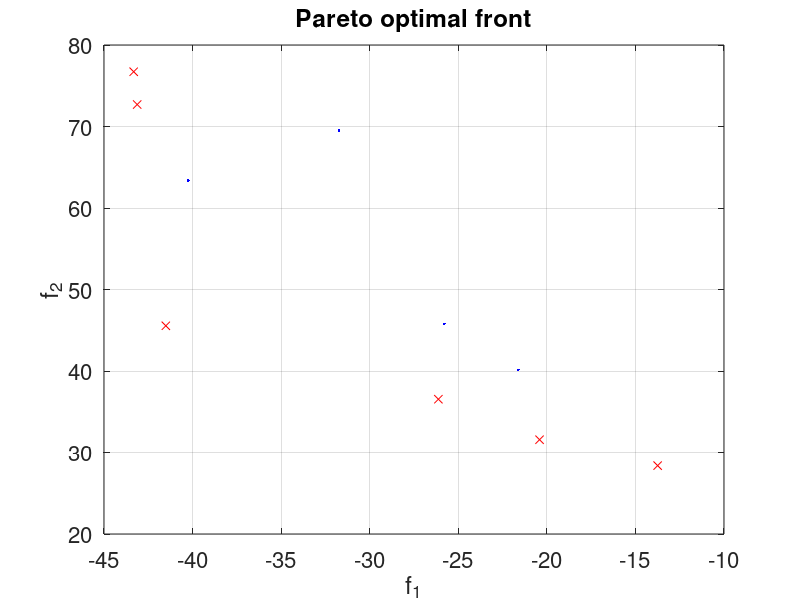
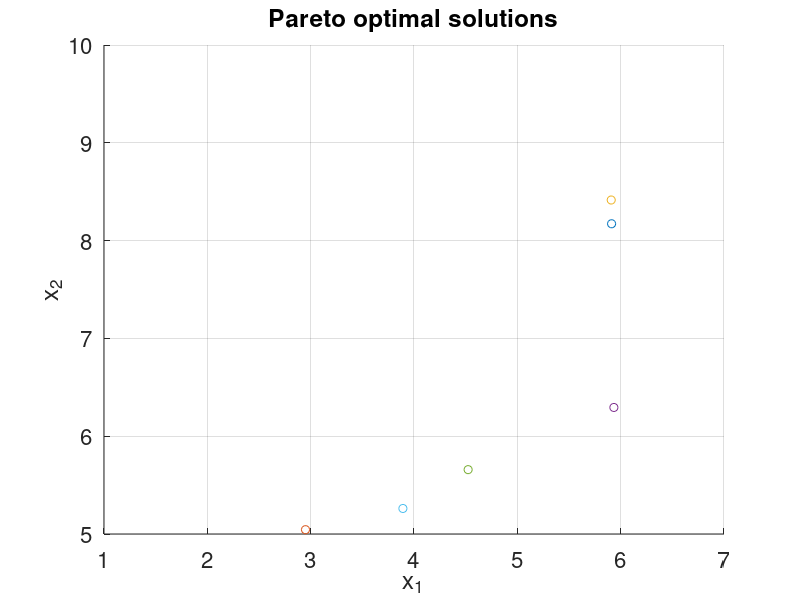
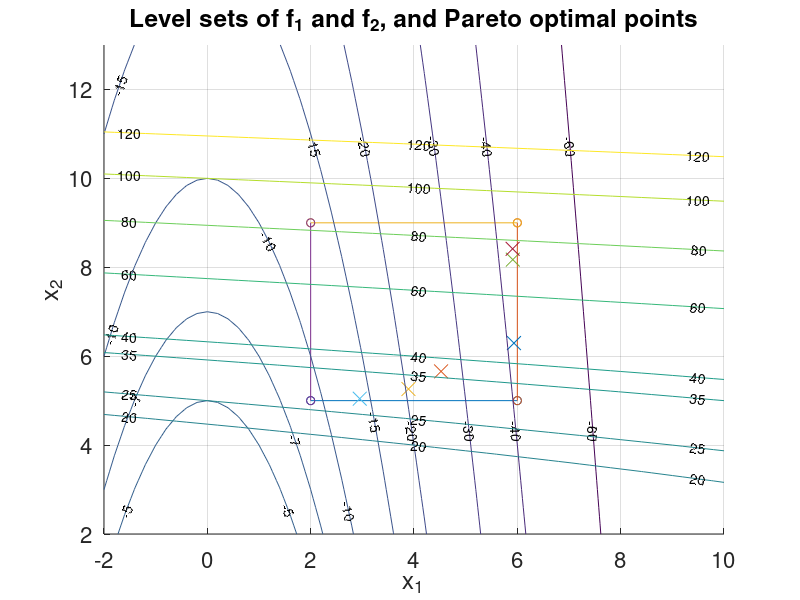

Source code (MATLAB) for these figures, in order:
function multi_op
%MULTI_OP, illustrates multi-objective optimization.

clear all, close all
clc
disp (' ')
disp ('This is a demo illustrating multi-objective optimization.')
disp ('The numerical example is a modification of the example')
disp ('from the 2002 book by A. Osyczka,')
disp ('Example 5.1 on pages 101--105')
disp ('------------------------------------------------------------')
disp ('Select the population size denoted POPSIZE, for example, 50.')
disp (' ')
POPSIZE=input('Population size POPSIZE = ');
disp ('------------------------------------------------------------')
disp ('Select the number of iterations denoted NUMITER; e.g., 10.')
disp (' ')
NUMITER=input('Number of iterations NUMITER = ');
disp (' ')
disp ('------------------------------------------------------------')

% Main
for i = 1:NUMITER
fprintf('Working on Iteration %.0f...\n',i)
xmat = genxmat(POPSIZE);

if i~=1
for j = 1:length(xR)
    xmat = [xmat;xR{j}];

end

end

[xR,fR] = Select_P(xmat);
fprintf('Number of Pareto solutions: %.0f\n',length(fR))

end
disp (' ')
disp ('------------------------------------------------------------')

fprintf(' Pareto solutions \n')
celldisp(xR)
disp (' ')
disp ('------------------------------------------------------------')

fprintf(' Objective vector values \n')
celldisp(fR)
xlabel('f_1','Fontsize',16)
ylabel('f_2','Fontsize',16)
title('Pareto optimal front','Fontsize',16)
set(gca,'Fontsize',16)
grid

for i=1:length(xR)
xx(i)=xR{i}(1);
yy(i)=xR{i}(2);
end
XX=[xx; yy];

figure %
axis([1 7 5 10]) %
hold on %

for i=1:size(XX,2) %
plot(XX(1,i),XX(2,i),'marker','o','markersize',6) %
end %

xlabel('x_1','Fontsize',16) %
ylabel('x_2','Fontsize',16) %
title('Pareto optimal solutions','Fontsize',16) %
set(gca,'Fontsize',16) %
grid %
hold off %

figure
axis([-2 10 2 13]) %
hold on %
plot([2 6],[5 5],'marker','o','markersize',6) %
plot([6 6],[5 9],'marker','o','markersize',6) %
plot([2 6],[9 9],'marker','o','markersize',6) %
plot([2 2],[5 9],'marker','o','markersize',6) %

for i=1:size(XX,2) %
plot(XX(1,i),XX(2,i),'marker','x','markersize',10) %
end %

x1=-2:.2:10; %
x2=2:.2:13; %
[X1, X2]=meshgrid(x1,x2); %
Z1=-X1.^2 - X2; %
v=[0 -5 -7 -10 -15 -20 -30 -40 -60]; %
cs1=contour(X1,X2,Z1,v); %
clabel(cs1) %
Z2=X1+X2.^2; %
v2=[20 25 35 40 60 80 100 120]; %
cs2=contour(X1,X2,Z2,v2); %
clabel(cs2) %
xlabel('x_1','Fontsize',16) %
ylabel('x_2','Fontsize',16) %
title('Level sets of f_1 and f_2, and Pareto optimal points','Fontsize',16) %
set(gca,'Fontsize',16) %
grid %
hold off %

function xmat0 = genxmat(POPSIZE) %
xmat0 = rand(POPSIZE,2); %
xmat0(:,1) = xmat0(:,1)*4+2; %
xmat0(:,2) = xmat0(:,2)*4+5; %

function [xR,fR] = Select_P(xmat)

% Declaration
J = size(xmat,1);

% Init
Rset = [1];
j = 1;
isstep7 = 0;

% Step 1
x{1} = xmat(1,:);
f{1} = evalfcn(x{1});

% Step 2
while j < J
j = j+1;

% Step 3
r = 1;
rdel = [];
q = 0;
R = length(Rset);

for k = 1:size(xmat,1)
x{k} = xmat(k,:);
f{k} = evalfcn(x{k});
end

% Step 4
while 1
%for r=1:R
if all(f{j}<f{Rset(r)})
q = q+1;
rdel = [rdel r];

else

% Step 5
if all(f{j}>=f{Rset(r)})
break
end

end

% Step 6
r=r+1;
if r > R
isstep7 = 1;
break
end

end

% Step 7
if isstep7 == 1
isstep7 = 0;
if (q~=0)
Rset(rdel) =[];
Rset = [Rset j];
else

%Step 8
Rset = [Rset j];

end

end

for k = 1:size(xmat,1)
x{k} = xmat(k,:);
f{k} = evalfcn(x{k});
end

R = length(Rset);

end

% Return the Pareto solution.
for i = 1:length(Rset)
xR{i} = x{Rset(i)};
fR{i} = f{Rset(i)};
end

x1 = [];
y1 = [];
x2 = [];
y2 = [];
for k = 1:size(xmat,1)
if ismember(k,Rset)
x1 = [x1 f{k}(1)];
y1 = [y1 f{k}(2)];
else
x2 = [x2 f{k}(1)];
y2 = [y2 f{k}(2)];
end
end
%newplot
plot(x1,y1,'xr',x2,y2,'.b')
drawnow

function y = f1(x) %
y = -(x(1)^2+x(2)); %

function y = f2(x) %
y = x(1)+x(2)^2; %

function y = evalfcn(x) %
y(1) = f1(x); %
y(2) = f2(x); %